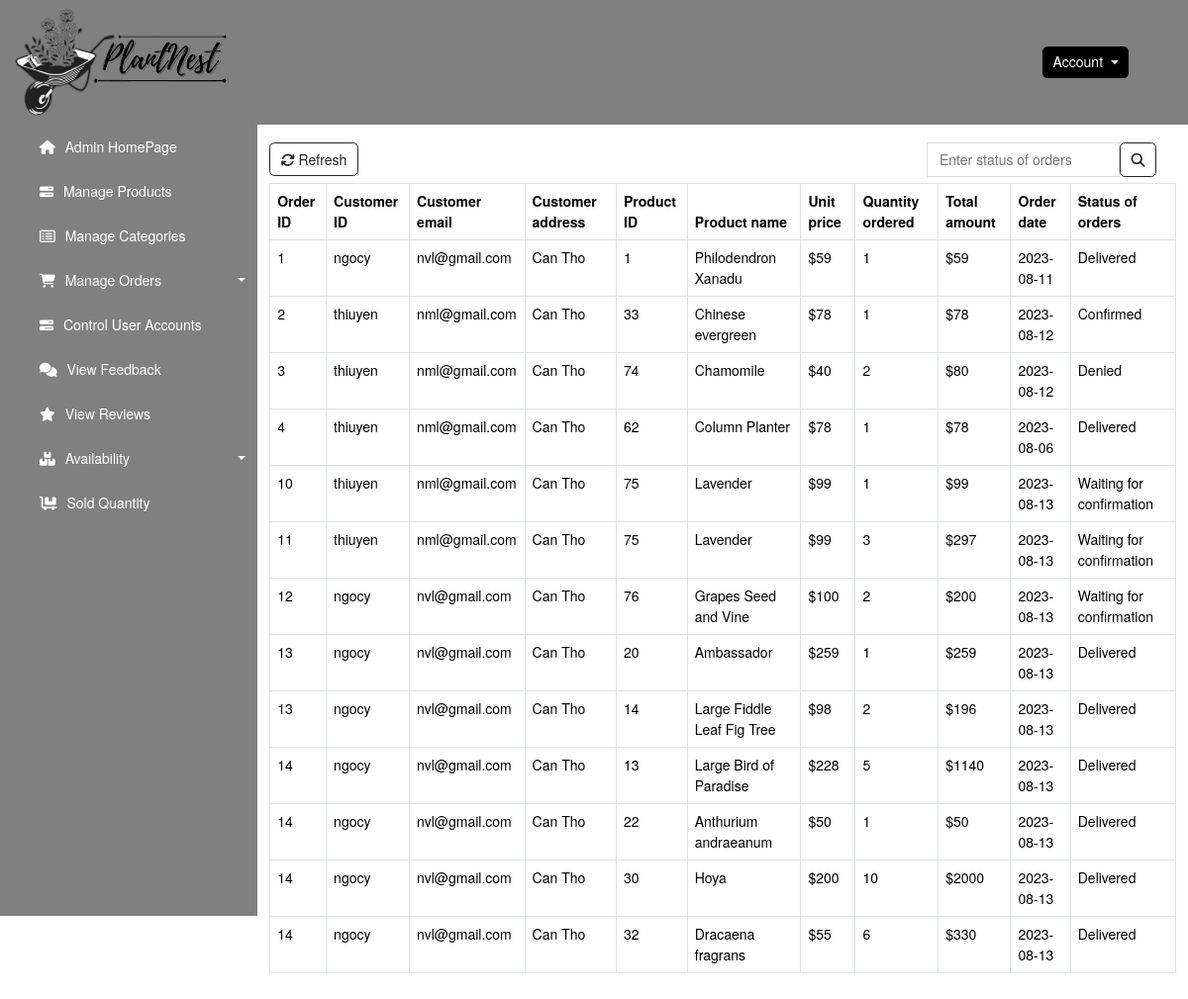
The page /admin/manageOrders.php (signed in) on the database its author committed.
### tables this page shows
CREATE TABLE `orderdetails` (
  `orderdetailID` int(11) NOT NULL,
  `orderID` int(11) NOT NULL,
  `productID` int(11) NOT NULL,
  `quantity` int(11) NOT NULL,
  `price` int(11) NOT NULL
);

CREATE TABLE `orders` (
  `orderID` int(11) NOT NULL,
  `orderDate` date NOT NULL DEFAULT current_timestamp(),
  `status` varchar(50) NOT NULL DEFAULT 'Waiting for confirmation',
  `note` varchar(600) DEFAULT NULL,
  `userID` varchar(50) NOT NULL,
  `totalAmount` decimal(10,0) NOT NULL
);

CREATE TABLE `account` (
  `userID` varchar(50) NOT NULL,
  `fullname` varchar(255) NOT NULL,
  `password` varchar(500) NOT NULL,
  `phone` varchar(15) NOT NULL,
  `address` varchar(600) NOT NULL,
  `gender` varchar(6) NOT NULL,
  `birthday` date NOT NULL,
  `role` tinyint(4) NOT NULL,
  `email` varchar(255) NOT NULL
);

CREATE TABLE `products` (
  `productID` int(11) NOT NULL,
  `productName` varchar(255) NOT NULL,
  `unitPrice` decimal(10,0) NOT NULL,
  `height` varchar(255) NOT NULL,
  `uses` varchar(600) DEFAULT NULL,
  `growthHabits` varchar(600) DEFAULT NULL,
  `light` varchar(255) DEFAULT NULL,
  `water` varchar(255) DEFAULT NULL,
  `categoryID` int(11) NOT NULL,
  `imageURL` varchar(500) NOT NULL,
  `unitsInStock` int(11) DEFAULT 100
);

### classes/Orders.php (called while the page is built, shortened)
<?php
class Orders {
    public function showAllOrders($conn) {
        $sql = "select o.orderID, o.orderDate, o.status, o.userID, p.productID, o.totalAmount, a.email, a.address, p.productName, od.quantity, p.unitPrice FROM orderdetails od INNER JOIN orders o ON od.orderID = o.orderID INNER JOIN products p ON od.productID = p.productID INNER JOIN account a ON o.userID = a.userID";
        return mysqli_query($conn, $sql);
    }
}

### admin/manageOrders.php (the view, shortened to what this page needs)
<?php
if(isset($_SESSION['role']) && ($_SESSION['role'] == 1)){
include_once '../classes/Orders.php';
include_once '../assets/database.php';
$order = new Orders();
?>
<!DOCTYPE html>
<html lang="en">
<head>
    <link href="https://cdn.jsdelivr.net/npm/bootstrap@5.3.1/dist/css/bootstrap.min.css" rel="stylesheet">
    <link rel="stylesheet" href="../assets/css/admins.css">
    <link rel="stylesheet" href="https://cdnjs.cloudflare.com/ajax/libs/font-awesome/6.4.2/css/all.min.css" />
</head>
<body>
    <?php
    $result = $order->showAllOrders($conn);
    ?>
    <nav class="navbar header sticky-top">
        <div class="header-left">
            <div class="navbar-brand">
                <a href="./home.php">
                    <img src="../assets/images/logo/logo.png" alt="logo" class="img-fluid header-brand">
                </a>
            </div>
        </div>
        <div class="dropdown header-right" style="margin-right: 60px;">
            <button class="btn btn-secondary dropdown-toggle" type="button" data-bs-toggle="dropdown" aria-expanded="false">
                Account
            </button>
        </div>
    </nav>
    <div id="body">
    <div id="menu-nav" style="display: block;" class="menu-manage">
            <ul class="menu-nav__list" style="list-style: none;">
                <li class="menu-nav__item">
                    <a href="./home.php" class="menu-nav__link">
                        <div>
                            <i class="fa-solid fa-house" style="margin-right: 6px;"></i>
                            Admin HomePage
                        </div>
                    </a>
                </li>
                <li class="menu-nav__item">
                    <a href="./manageProduct.php" class="menu-nav__link">
                        <div>
                            <i class="fa-solid fa-bars-progress" style="margin-right: 6px;"></i>
                            Manage Products
                        </div>
                    </a>
                </li>
                <li class="nav-item menu-nav__item">
                    <a href="./manageCategory.php" class="menu-nav__link">
                        <div>
                            <i class="fa-regular fa-rectangle-list" style="margin-right: 6px;"></i>
                            Manage Categories
                        </div>
                    </a>
                </li>
                <li class="menu-nav__item">
                    <a href="home.php" class="menu-nav__link nav-link dropdown-toggle" id="navbarDarkDropdownMenuLink" role="button" data-bs-toggle="dropdown" aria-expanded="false">
                        <div>
                            <i class="fa-solid fa-cart-shopping" style="margin-right: 6px;"></i>
                            Manage Orders
                        </div>
                    </a>
                </li>
                <li class="menu-nav__item">
                    <a href="controlUserAccount.php" class="menu-nav__link">
                        <div>
                            <i class="fa-solid fa-bars-progress" style="margin-right: 6px;"></i>
                            Control User Accounts
                        </div>
                    </a>
                </li>
                <li class="menu-nav__item">
                    <a href="./userQueries.php" class="menu-nav__link">
                        <div>
                            <i class="fa-solid fa-comments" style="margin-right: 6px;"></i>
                            View Feedback
                        </div>
                    </a>
                </li>
                <li class="menu-nav__item">
                    <a href="./userReview.php" class="menu-nav__link">
                        <div>
                            <i class="fa-solid fa-star" style="margin-right: 6px;"></i>
                            View Reviews
                        </div>
                    </a>
                </li>
                <li class="menu-nav__item">
                    <a href="home.php" class="menu-nav__link nav-link dropdown-toggle" id="navbarDarkDropdownMenuLink" role="button" data-bs-toggle="dropdown" aria-expanded="false">
                        <div>
                            <i class="fa-solid fa-boxes-stacked" style="margin-right: 6px;"></i>
                            Availability
                        </div>
                    </a>
                </li>
                <li class="menu-nav__item">
                    <a href="soldQuantity.php" class="menu-nav__link">
                        <div>
                            <i class="fa-solid fa-cart-flatbed" style="margin-right: 6px;"></i>
                            Sold Quantity
                        </div>
                    </a>
                </li>
            </ul>
        </div>
        <div class="body-container" style="width: 90%;">
            <div class="body-container-nav">
                <div class="body-container-refresh">
                    <a type="button" class="btn btn-outline-dark" href="manageOrders.php">
                        <i class="fa-solid fa-arrows-rotate"></i> Refresh
                    </a>
                </div>
                <div class="d-flex">
                    <form class="d-flex search" method="get" style="margin-right: 20px;">
                        <input type="form-control" style="border: none; padding: 6px 12px; border: 1px solid #ddd; outline: none;" name="search" id="search" placeholder="Enter status of orders" required>
                        <button type="submit" class="btn btn-outline-dark">
                            <i class="fa-solid fa-magnifying-glass" style="border-radius: 0;"></i>
                        </button>
                    </form>
                </div>
            </div>
            <table class="table table-bordered body-container-table">
                <thead>
                    <th>Order ID</th>
                    <th>Customer ID</th>
                    <th>Customer email</th>
                    <th>Customer address</th>
                    <th>Product ID</th>
                    <th>Product name</th>
                    <th>Unit price</th>
                    <th>Quantity ordered</th>
                    <th>Total amount</th>
                    <th>Order date</th>
                    <th>Status of orders</th>
                </thead>
                <tbody>
                    <?php
                    if ($result->num_rows > 0) {
                        while ($row = $result->fetch_assoc()) {
                    ?>
                    <tr>
                        <td><?php echo $row["orderID"] ?></td>
                        <td><?php echo $row["userID"] ?></td>
                        <td><?php echo $row["email"] ?></td>
                        <td><?php echo $row["address"] ?></td>
                        <td><?php echo $row["productID"] ?></td>
                        <td><?php echo $row["productName"] ?></td>
                        <td><?php echo "$".$row["unitPrice"] ?></td>
                        <td><?php echo $row["quantity"] ?></td>
                        <td><?php echo "$".$row["quantity"]*$row['unitPrice'] ?></td>
                        <td><?php echo $row["orderDate"] ?></td>
                        <td><?php echo $row["status"] ?></td>
                    </tr>
                    <?php
                        }
                    }
                    ?>
                </tbody>
            </table>
        </div>
    </div>
</body>
</html>
<?php } else {
     header('location: login_admin.php');
} ?>

### assets/css/admins.css (style rules this page uses)
:root { --custom-blue: gray; }
* { padding: 0; margin: 0; font-family: 'Roboto', "sans-serif"; font-family: "Helvetica Neue", Helvetica, Arial, "Hiragino Sans GB", "Heiti TC", sans-serif; font-size: 14px; }
.header { background-color: gray; justify-content: space-between; padding: 0; }
.header-right { margin-right: 24px; color: #fff; }
.header-right button { border: none; background-color: #000000; }
.header-brand { width: 250px; padding: 0 12px; margin: 0; }
#body { display: flex; }
#menu-nav { background-color: var(--custom-blue); min-width: 230px; width: 300px; height: 100vh; }
.menu-nav__item { padding: 12px; }
.menu-nav__link { display: flex; align-items: center; justify-content: space-between; text-decoration: none; color: #ffffff; }
.body-container { padding: 12px; }
.body-container-nav { display: flex; justify-content: space-between; align-items: center; margin: 6px 0; }

### rows shown on the page
orderdetails: orderID.orderID "1", orderID.userID "ngocy", account.email "nvl@gmail.com", account.address "Can Tho", productID.productID "1", productID.productName "Philodendron Xanadu", productID.unitPrice "59", quantity "1", $row['quantity']*$row['unitPrice'] "59", orderID.orderDate "2023-08-11", orderID.status "Delivered"
orderdetails: orderID.orderID "2", orderID.userID "thiuyen", account.email "nml@gmail.com", account.address "Can Tho", productID.productID "33", productID.productName "Chinese evergreen", productID.unitPrice "78", quantity "1", $row['quantity']*$row['unitPrice'] "78", orderID.orderDate "2023-08-12", orderID.status "Confirmed"
orderdetails: orderID.orderID "3", orderID.userID "thiuyen", account.email "nml@gmail.com", account.address "Can Tho", productID.productID "74", productID.productName "Chamomile", productID.unitPrice "40", quantity "2", $row['quantity']*$row['unitPrice'] "80", orderID.orderDate "2023-08-12", orderID.status "Denied"
orderdetails: orderID.orderID "4", orderID.userID "thiuyen", account.email "nml@gmail.com", account.address "Can Tho", productID.productID "62", productID.productName "Column Planter", productID.unitPrice "78", quantity "1", $row['quantity']*$row['unitPrice'] "78", orderID.orderDate "2023-08-06", orderID.status "Delivered"
orderdetails: orderID.orderID "10", orderID.userID "thiuyen", account.email "nml@gmail.com", account.address "Can Tho", productID.productID "75", productID.productName "Lavender", productID.unitPrice "99", quantity "1", $row['quantity']*$row['unitPrice'] "99", orderID.orderDate "2023-08-13", orderID.status "Waiting for confirmation"
orderdetails: orderID.orderID "11", orderID.userID "thiuyen", account.email "nml@gmail.com", account.address "Can Tho", productID.productID "75", productID.productName "Lavender", productID.unitPrice "99", quantity "3", $row['quantity']*$row['unitPrice'] "297", orderID.orderDate "2023-08-13", orderID.status "Waiting for confirmation"
orderdetails: orderID.orderID "12", orderID.userID "ngocy", account.email "nvl@gmail.com", account.address "Can Tho", productID.productID "76", productID.productName "Grapes Seed and Vine", productID.unitPrice "100", quantity "2", $row['quantity']*$row['unitPrice'] "200", orderID.orderDate "2023-08-13", orderID.status "Waiting for confirmation"
orderdetails: orderID.orderID "13", orderID.userID "ngocy", account.email "nvl@gmail.com", account.address "Can Tho", productID.productID "20", productID.productName "Ambassador", productID.unitPrice "259", quantity "1", $row['quantity']*$row['unitPrice'] "259", orderID.orderDate "2023-08-13", orderID.status "Delivered"
orderdetails: orderID.orderID "13", orderID.userID "ngocy", account.email "nvl@gmail.com", account.address "Can Tho", productID.productID "14", productID.productName "Large Fiddle Leaf Fig Tree", productID.unitPrice "98", quantity "2", $row['quantity']*$row['unitPrice'] "196", orderID.orderDate "2023-08-13", orderID.status "Delivered"
orderdetails: orderID.orderID "14", orderID.userID "ngocy", account.email "nvl@gmail.com", account.address "Can Tho", productID.productID "13", productID.productName "Large Bird of Paradise", productID.unitPrice "228", quantity "5", $row['quantity']*$row['unitPrice'] "1140", orderID.orderDate "2023-08-13", orderID.status "Delivered"
orderdetails: orderID.orderID "14", orderID.userID "ngocy", account.email "nvl@gmail.com", account.address "Can Tho", productID.productID "22", productID.productName "Anthurium andraeanum", productID.unitPrice "50", quantity "1", $row['quantity']*$row['unitPrice'] "50", orderID.orderDate "2023-08-13", orderID.status "Delivered"
orderdetails: orderID.orderID "14", orderID.userID "ngocy", account.email "nvl@gmail.com", account.address "Can Tho", productID.productID "30", productID.productName "Hoya", productID.unitPrice "200", quantity "10", $row['quantity']*$row['unitPrice'] "2000", orderID.orderDate "2023-08-13", orderID.status "Delivered"
orderdetails: orderID.orderID "14", orderID.userID "ngocy", account.email "nvl@gmail.com", account.address "Can Tho", productID.productID "32", productID.productName "Dracaena fragrans", productID.unitPrice "55", quantity "6", $row['quantity']*$row['unitPrice'] "330", orderID.orderDate "2023-08-13", orderID.status "Delivered"
